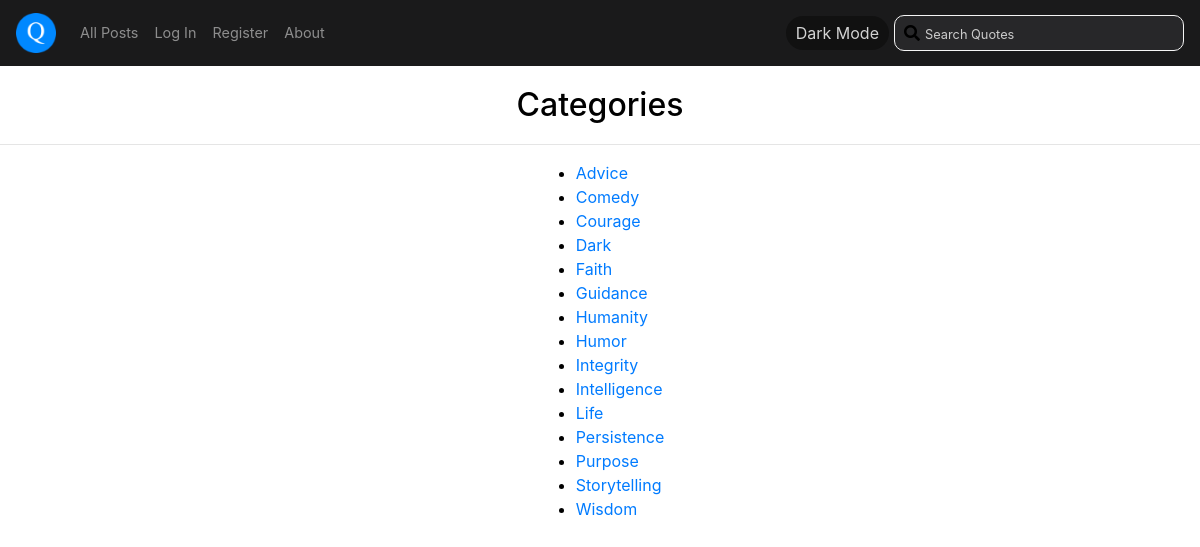
The page /categories on the database its author committed.
### quote/models.py (models this page shows, shortened)
class Category(models.Model):
    name = models.CharField(max_length=200)

### quote/views.py (the view)
# urls.py: path('categories', views.categories, name='categories'),
def categories(request):
    categories = Category.objects.all().order_by('name')
    return render(request, "quote/categories.html", {
        'categories': categories,
    })

### quote/templates/quote/categories.html
{% extends "quote/layout.html" %}
{% block body %}
    <h2>Categories</h2>
    <hr>
    <div class="container">
        {% if categories %}
            <ul>
                {% for category in categories %}
                    <li>
                        <a href="{% url 'category' category.name %}">{{ category.name }}</a>
                    </li>
                {% endfor %}
            </ul>
        {% else %}
            <p>No categories found.</p>
        {% endif %}
    </div>
{% endblock %}

### quote/static/quote/styles.css (style rules this page uses)
body { background-color: white; color: black; margin: 0; align-items: center; min-height: 100vh; width: 100%; }
h2 { margin: 20px 20px; text-align: center; }
.container { display: flex; flex-direction: column; justify-content: center; align-items: center; width: 100%; margin: 0 auto 20px auto; }

### rows shown on the page
Category: name "Advice"
Category: name "Comedy"
Category: name "Courage"
Category: name "Dark"
Category: name "Faith"
Category: name "Guidance"
Category: name "Humanity"
Category: name "Humor"
Category: name "Integrity"
Category: name "Intelligence"
Category: name "Life"
Category: name "Persistence"
Category: name "Purpose"
Category: name "Storytelling"
Category: name "Wisdom"
